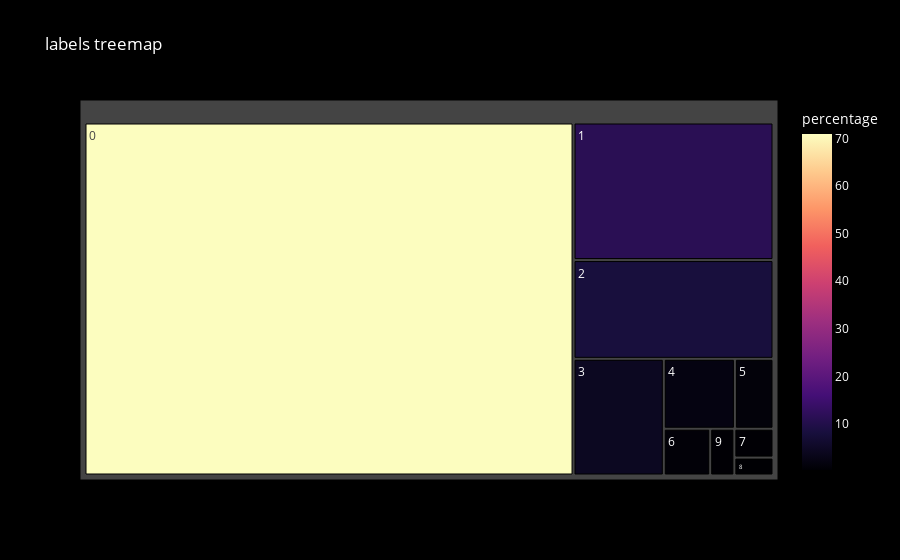

Notebook source saved alongside this figure:
### Code cell
df = pd.DataFrame(data_graph_labels)
fig = px.treemap(df, path=['labels'], values='percentage',
                 color='percentage', color_continuous_scale='Magma',
                 title='labels treemap')
fig.update_layout(
    paper_bgcolor='black',  
    plot_bgcolor='black',   
    font_color='white'      
)
fig.show()

### Figure 1 — Plotly figure (JSON) as saved in the notebook; plotly's stock layout.template omitted (floating-point values rounded to 4 significant figures)
{"data": [{"branchvalues": "total", "customdata": [[70.98], [11.31], [8.121], [4.33], [2.044], [1.109], [0.8926], [0.4647], [0.2878], [0.4649]], "domain": {"x": [0, 1], "y": [0, 1]}, "hovertemplate": "labels=%{label}<br>percentage_sum=%{value}<br>parent=%{parent}<br>id=%{id}<br>percentage=%{color}<extra></extra>", "ids": ["0", "1", "2", "3", "4", "5", "6", "7", "8", "9"], "labels": ["0", "1", "2", "3", "4", "5", "6", "7", "8", "9"], "marker": {"coloraxis": "coloraxis", "colors": [70.98, 11.31, 8.121, 4.33, 2.044, 1.109, 0.8926, 0.4647, 0.2878, 0.4649]}, "name": "", "parents": ["", "", "", "", "", "", "", "", "", ""], "type": "treemap", "values": [70.98, 11.31, 8.121, 4.33, 2.044, 1.109, 0.8926, 0.4647, 0.2878, 0.4649]}], "layout": {"coloraxis": {"colorbar": {"title": {"text": "percentage"}}, "colorscale": [[0, "#000004"], [0.1111, "#180f3d"], [0.2222, "#440f76"], [0.3333, "#721f81"], [0.4444, "#9e2f7f"], [0.5556, "#cd4071"], [0.6667, "#f1605d"], [0.7778, "#fd9668"], [0.8889, "#feca8d"], [1, "#fcfdbf"]]}, "font": {"color": "white"}, "legend": {"tracegroupgap": 0}, "paper_bgcolor": "black", "plot_bgcolor": "black", "title": {"text": "labels treemap"}}}
